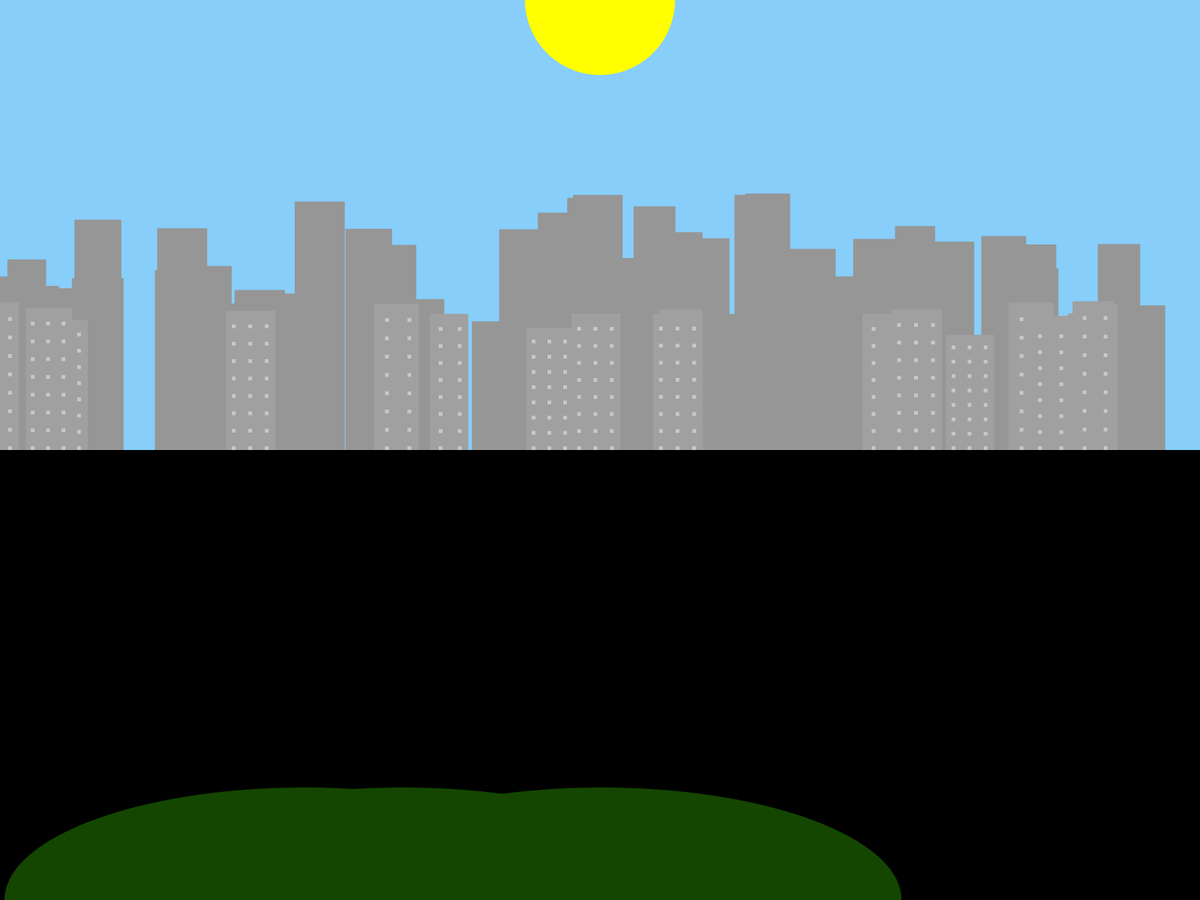
Frame 1 (no input)
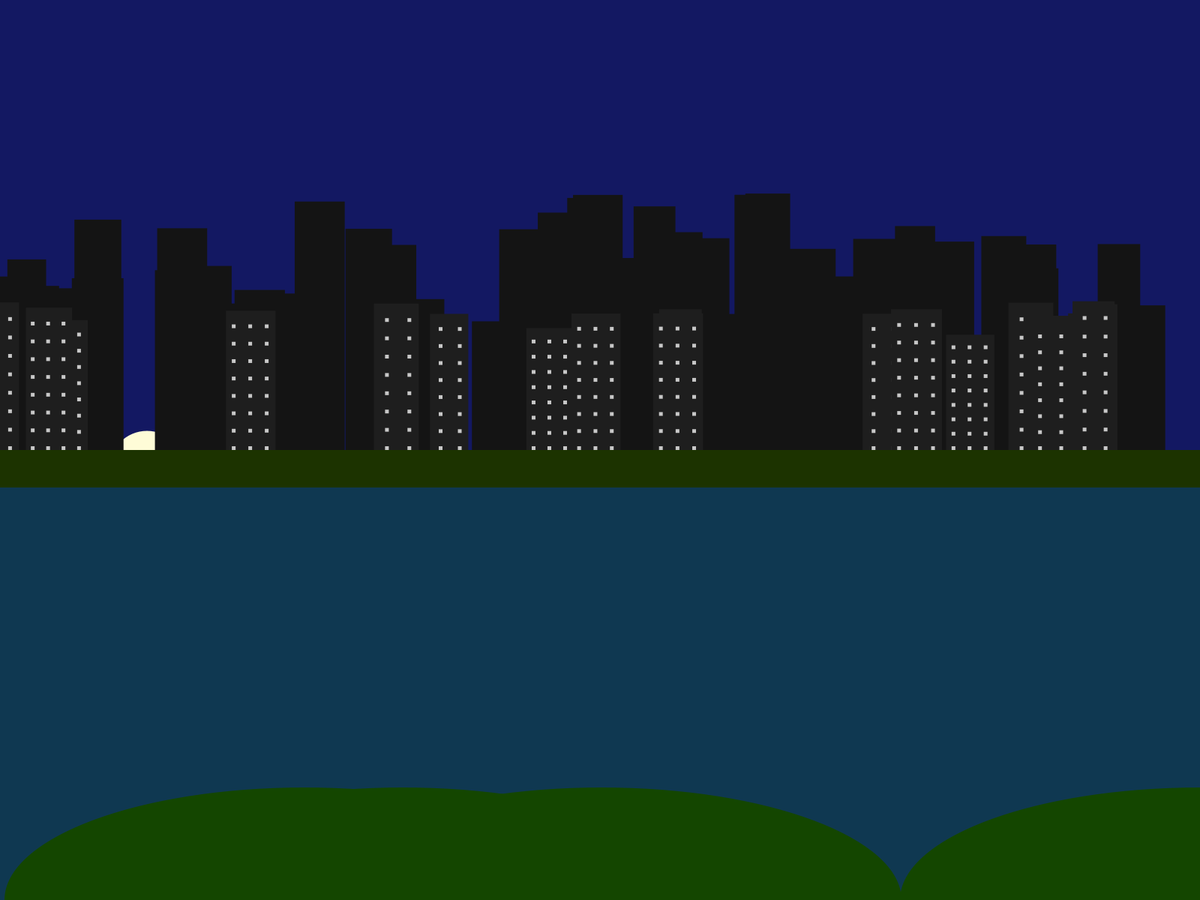
Frame 60 (the mouse pressed at the canvas centre just before this capture)
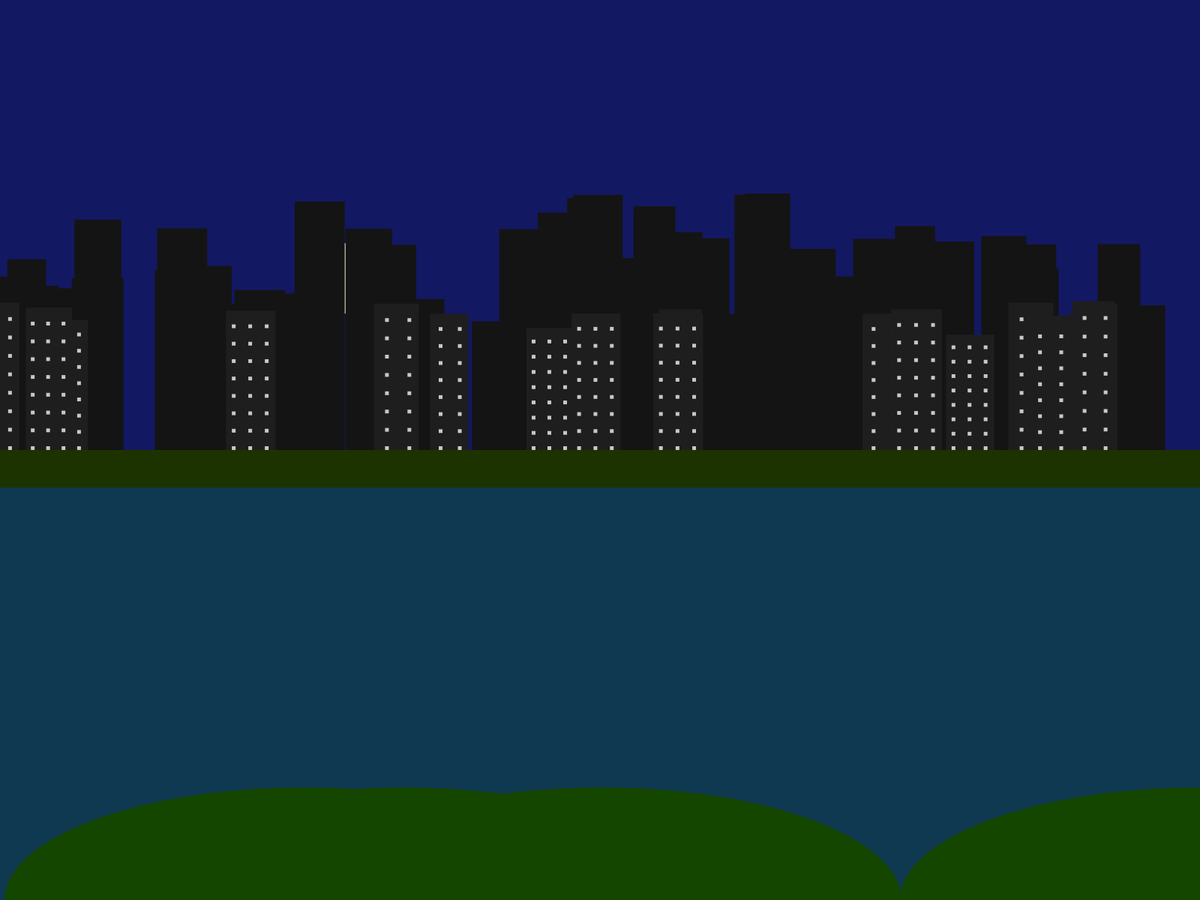
Frame 120 (the mouse held since frame 60 and released just before this capture)

The Processing sketch that drew these frames (run headless with seeded random() and noise(); from frame 60 on, the mouse is pressed at the canvas centre):

// Processing sketch: sketch_180219a
// ── sketch_180219a.pde
//AET Creative Coding Spring 2018
//Tony Nguyen
//Challenge 5

Building buildings[] = new Building[50];
BuildingFG buildingsFG[] = new BuildingFG[20];
Sun sun1;
Moon moon1;
Water water1;
Land land1;
LandFG landFGs[] = new LandFG[4];
Boat boats[] = new Boat[1];
color daySky = color(135, 206, 250);
color nightSky = color(19, 24, 98);
color dayBuilding = color(150);
color nightBuilding = color(20);
color dayBuildingFG = color(160);
color nightBuildingFG = color(30);

int bw1 = 50;
int bw2 = 70;
int bfgw1 = 50;
int bfgw2 = 70;
int bh1 = 150;
int bh2 = 350;
int bfgh1 = 150;
int bfgh2 = 200;

boolean quakeActive = false;
boolean starsActive = false;

void setup()
{
    fullScreen();
    noStroke();

    sun1 = new Sun(width / 2, 0, 200, 200, color(255, 255, 0));
    moon1 = new Moon(width / 2, height, 100, 100, color(254, 252, 215));
    water1 = new Water(-width, height / 2, 3 * width, height / 2);
    land1 = new Land(-width, height / 2, 3 * width, 50);

    for(int b = 0; b < buildings.length; b++) //background buildings
    {
        buildings[b] = new Building(random(width), height / 2, -random(bw1, bw2), -random(bh1, bh2), dayBuilding);
    }

    for(int b = 0; b < buildingsFG.length; b++) //foreground buildings
    {
        buildingsFG[b] = new BuildingFG(random(width), height / 2, -random(bfgw1, bfgw2), -random(bfgh1, bfgh2), dayBuildingFG);
    }

    for(int l = 0; l < landFGs.length; l++)
    {
        landFGs[l] = new LandFG((width / (l + 1)) + 2 * l, height, width / 2, height / 4);
    }
    
    for(int b = 0; b < boats.length; b++)
    {
        boats[b] = new Boat(water1.w, random(water1.h + height / 4, height - water1.h / 2));
    }
}

void draw()
{
    background(lerpColor(daySky, nightSky, sun1.y / height));
    
    if(starsActive)
    {
        stars();
        if(sun1.y < height / 2)
        {
            starsActive = false;
        }
    }

    sun1.draw();
    moon1.draw();
    water1.draw();
    land1.draw();

    for(Building b : buildings)
    {
        b.draw();
        b.c = lerpColor(dayBuilding, nightBuilding, sun1.y / height);
    }

    for(BuildingFG b : buildingsFG)
    {
        b.draw();
        b.c = lerpColor(dayBuildingFG, nightBuildingFG, sun1.y / height);
    }

    for(LandFG l : landFGs)
    {
        l.draw();
    }
    
    for(Boat b : boats)
    {
        b.x--;
        b.draw();
    }
    
    if(quakeActive)
    {
        tremble();
        if(frameCount % 180 == 0)
        {
            quakeActive = false;
        }
    }
}

void stars()
{
    for(int i = 0; i < 50; i++)
    {
        fill(255);
        ellipse(random(width), random(height / 2), 2, 2);
    }
}

void tremble()
{
    float trembleX = random(-10, 10);
    water1.x += trembleX;
    land1.x += trembleX;
    for(Building b : buildings)
    {
        b.x += trembleX;
    }
    for(BuildingFG b : buildingsFG)
    {
        b.x += trembleX;
    }
    for(LandFG l : landFGs)
    {
        l.x += trembleX;
    }
    for(Boat b : boats)
    {
        b.x += trembleX;
    }
}

void keyPressed()
{
    switch(keyCode)
    {
        case 81: //Q
            quakeActive = true;
            break;
        case 83: //S
            starsActive = true;
            break;
    }
}
// ── Boat.pde
class Boat
{
    float x, y;
    color nightSail = color(150);
    color nightMast = color(74, 47, 23);
    color nightBoat = color(82, 51, 1);
    color daySail = color(255);
    color dayMast = color(114, 74, 37);
    color dayBoat = color(130, 82, 1);
    
    Boat(float x, float y)
    {
        this.x = x;
        this.y = y;
    }
  
    void draw()
    {
        fill(lerpColor(daySail, nightSail, sun1.y / height));
        triangle(x + 35, y - 15, x + 70, y - 50, x + 70, y - 15);
      
        fill(lerpColor(dayMast, nightMast, sun1.y / height));
        rect(x + 70, y - 50, 10, 65);
      
        fill(lerpColor(dayBoat, nightBoat, sun1.y / height));
        quad(x, y, x + 25, y + 25, x + 75, y + 25, x + 100, y);
    }
}
// ── Building.pde
class Building
{
    float x, y, w, h;
    color c;

    Building(float x, float y, float w, float h, color c)
    {
        this.x = x;
        this.y = y;
        this.w = w;
        this.h = h;
        this.c = c;
    }

    void draw()
    {
        fill(c);
        rect(x, y, w, h);
    }
}

// ── BuildingFG.pde
class BuildingFG
{
    float x, y, w, h;
    color c;
    
    Window windows1[] = new Window[100];
    Window windows2[] = new Window[100];
    color windowLightsOn = color(200);
    color windowDayRefl = color(135, 206, 250);
    
    int bfgcol1 = 2;
    int bfgrow1 = 8;
    int bfgcol2 = 3;
    int bfgrow2 = 8;
    int windowSize = -5;
    float windowsOffset1, windowsOffset2;
    
    
    BuildingFG(float x, float y, float w, float h, color c)
    {
        this.x = x;
        this.y = y;
        this.w = w;
        this.h = h;
        this.c = c;
    }
    
    void draw()
    {
        fill(c);
        rect(x, y, w, h);
        
        windowsOffset1 = (bfgcol1 * windowSize + w / bfgcol1) / 4;
        windowsOffset2 = (bfgcol2 * windowSize + w / bfgcol2) / 4;

        
        if(w <= -bfgw1 && w >= -(bfgw1 + bfgw2) / 2) //if smaller than average range of random width
        {
            for(int c = 0; c < bfgcol1; c++) //columns of type 1 buildings
            {
                for(int r = 0; r < bfgrow1; r++) //rows of type 1 buildings
                {
                    windows1[r] = new Window(x + (w / bfgcol1) * c + windowsOffset1, y + (h / bfgrow1) * r, windowSize, windowSize, windowLightsOn);
                    if(sun1.y < height / 3)
                    {
                        windows1[r].c = lerpColor(windowLightsOn, windowDayRefl, moon1.y / height);
                    }
                    windows1[r].draw();
                }
            }
        }
        else if(w < -(bfgw1 + bfgw2) / 2 && w >= -bfgw2) //if larger than average range of random width
        {
            for(int c = 0; c < bfgcol2; c++) //columns of type 2 buildings
            {
                for(int r = 0; r < bfgrow2; r++) //rows of type 2 buildings
                {
                    windows2[r] = new Window(x + (w / bfgcol2) * c + windowsOffset2, y + (h / bfgrow2) * r, windowSize, windowSize, windowLightsOn);
                    if(sun1.y < height / 3)
                    {
                        windows2[r].c = lerpColor(windowLightsOn, windowDayRefl, moon1.y / height);
                    }
                    windows2[r].draw();
                }
            }
        }
    }
}
// ── Land.pde
class Land
{
    float x, y, w, h;
    color c;
    color dayLand = color(99, 178, 0);
    color nightLand = color(28, 51, 0);

    Land(float x, float y, float w, float h)
    {
        this.x = x;
        this.y = y;
        this.w = w;
        this.h = h;
    }

    void draw()
    {
        fill(c);
        rect(x, y, w, h);

        land1.c = lerpColor(dayLand, nightLand, sun1.y / height);
    }
}

// ── LandFG.pde
class LandFG
{
    float x, y, w, h;
    color c;
    color dayLandFG = color(99, 180, 0);
    color nightLandFG = color(20, 70, 0);

    LandFG(float x, float y, float w, float h)
    {
        this.x = x;
        this.y = y;
        this.w = w;
        this.h = h;
        this.c = c;
    }

    void draw()
    {
        fill(c);
        ellipse(x, y, w, h);

        for(LandFG l : landFGs)
        {
            l.c = lerpColor(dayLandFG, nightLandFG, sun1.y / height);
        }
    }
}

// ── Moon.pde
class Moon
{
    float x, y, w, h;
    color c;

    Moon(float x, float y, float w, float h, color c)
    {
        this.x = x;
        this.y = y;
        this.w = w;
        this.h = h;
        this.c = c;
    }

    void draw()
    {
        fill(c);
        ellipse(x, y, w, h);

        float t = millis() / (1500 * PI);
        float funcX = width * (1 + cos(t - PI));
        float funcY = height * (1 + sin(t - PI));

        x = lerp(x, funcX, 1);
        y = lerp(y, funcY, 1);
    }

    void mousePressed()
    {
        if(Math.pow(mouseX - x, 2) + Math.pow(mouseY - y, 2) <= Math.pow((w / 2), 2))
        {
        }
    }
}

// ── Sun.pde
class Sun
{
    float x, y, w, h;
    color c;

    Sun(float x, float y, float w, float h, color c)
    {
        this.x = x;
        this.y = y;
        this.w = w;
        this.h = h;
        this.c = c;
    }

    void draw()
    {
        fill(c);
        ellipse(x, y, w, h);

        float t = millis() / (1500 * PI);
        float funcX = width * (1 + cos(t));
        float funcY = height * (1 + sin(t));

        x = lerp(x, funcX, 1);
        y = lerp(y, funcY, 1);
    }
}

// ── Water.pde
class Water
{
    float x, y, w, h;
    color c;
    color dayWater = color(64, 164, 223);
    color nightWater = color(15, 56, 81);

    Water(float x, float y, float w, float h)
    {
        this.x = x;
        this.y = y;
        this.w = w;
        this.h = h;
    }

    void draw()
    {
        fill(c);
        rect(x, y, w, h);

        water1.c = lerpColor(dayWater, nightWater, sun1.y / height);
    }
}

// ── Window.pde
class Window
{
    float x, y, w, h;
    color c;

    Window(float x, float y, float w, float h, color c)
    {
        this.x = x;
        this.y = y;
        this.w = w;
        this.h = h;
        this.c = c;
    }

    void draw()
    {
        fill(c);
        rect(x, y, w, h);
    }
}
